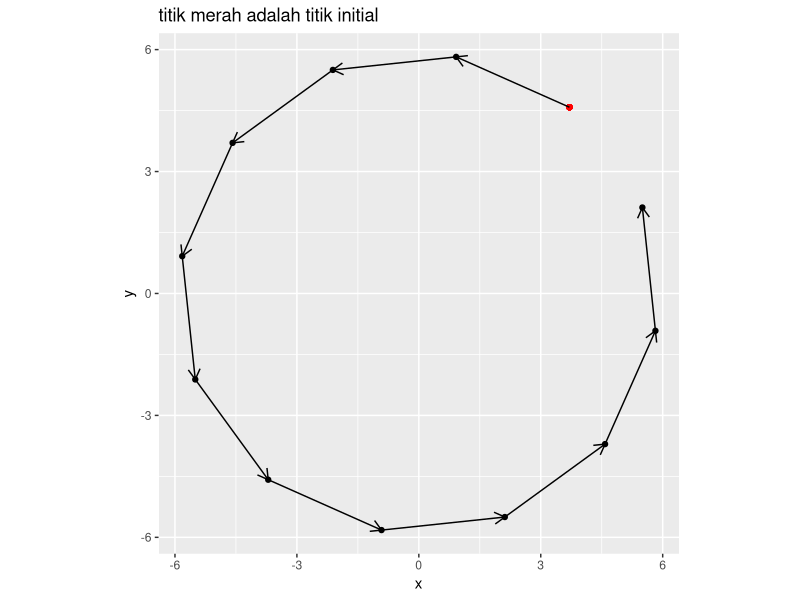
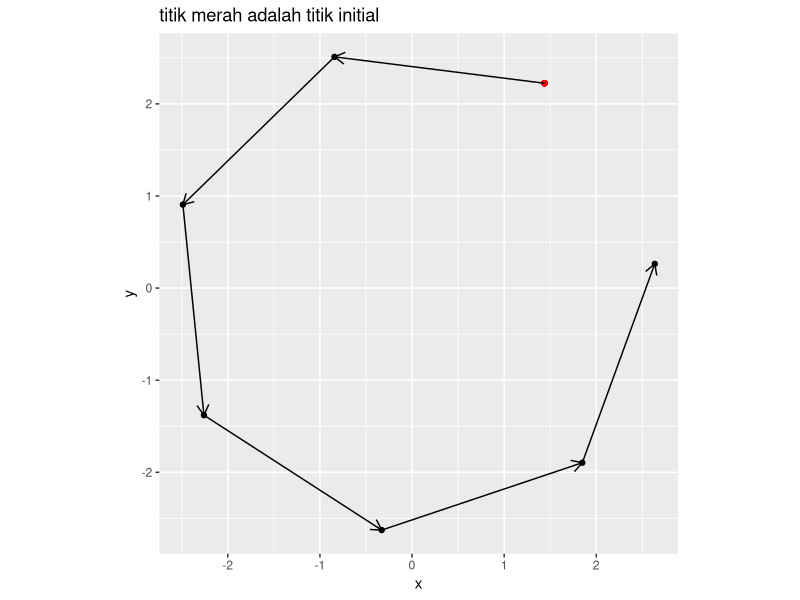
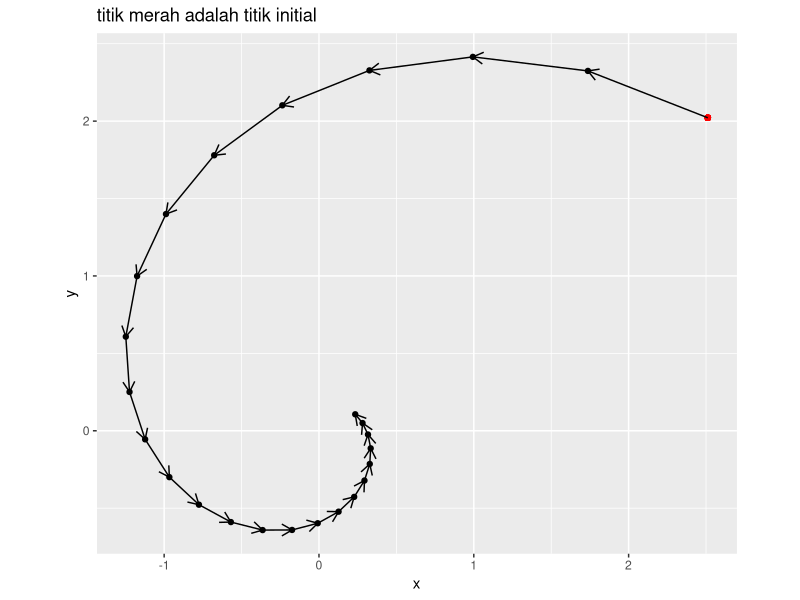
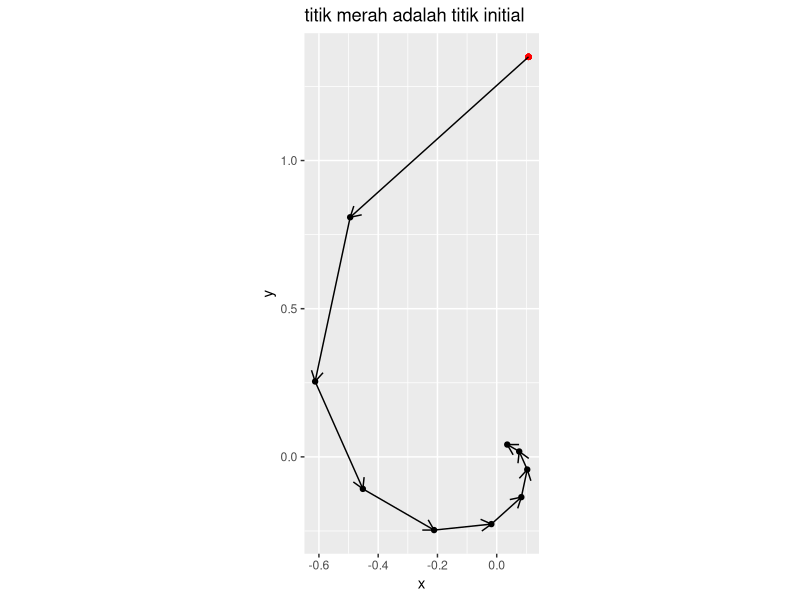
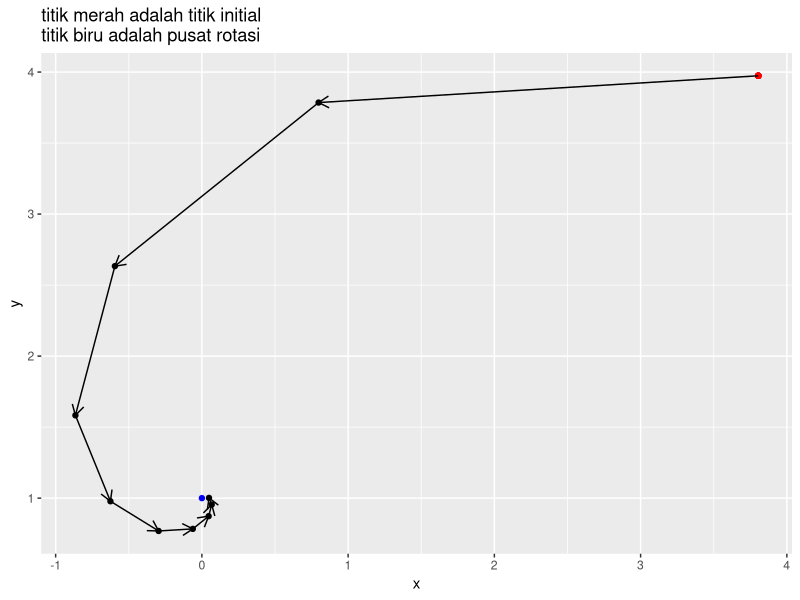
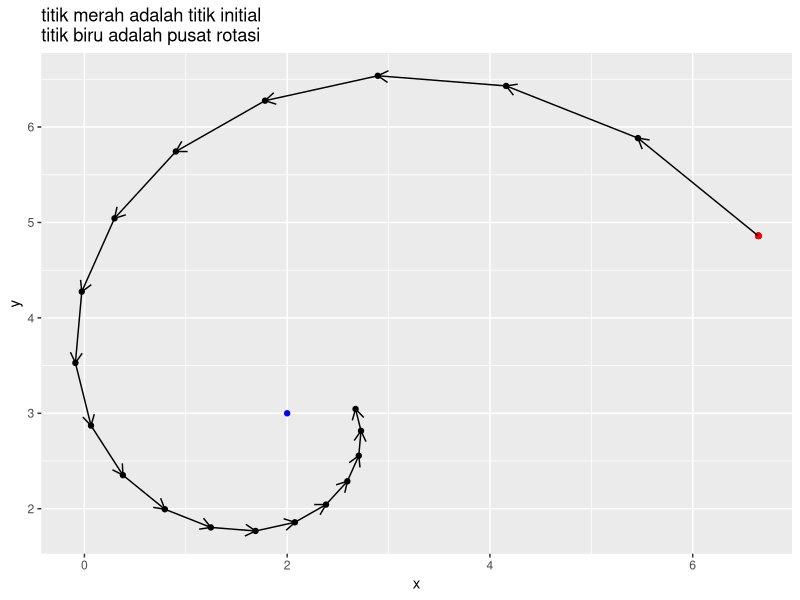
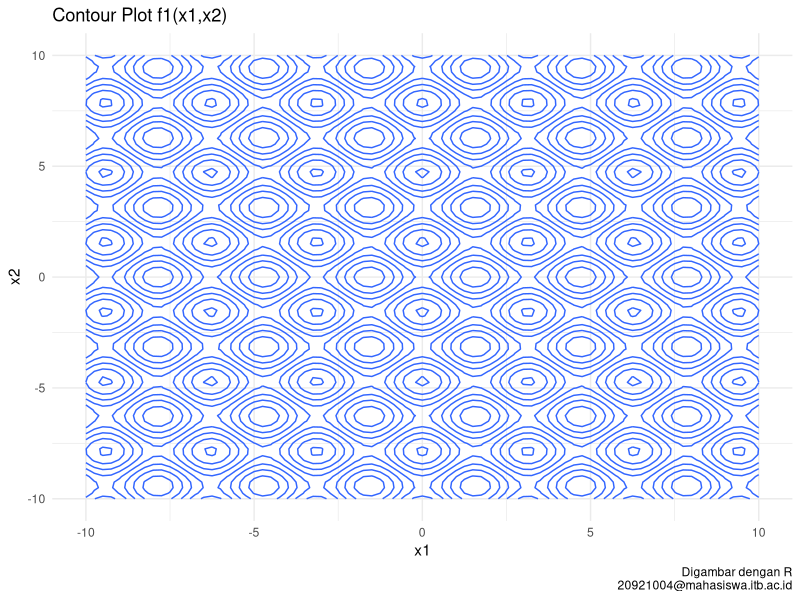
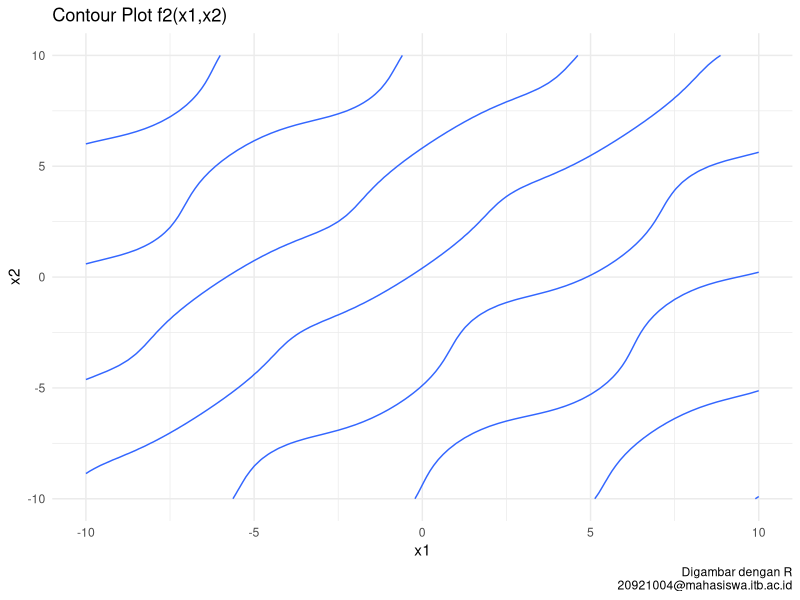

The R source for these figures, in order:
## ---- chunk 1
rm(list=ls())
options(digits = 6)
set.seed(20921004)
library(dplyr)
library(ggplot2)
## ---- chunk 2
# function untuk random titik
rand_titik = function(a,b){
  runif(2,a,b)
}
## ---- chunk 3
# mendefinisikan program
rotasi_kan = function(x0,rot){
  # menghitung theta
  theta = 2*pi/rot

  # definisi matriks rotasi
  A = matrix(c(cos(theta),-sin(theta),
             sin(theta),cos(theta)),
           ncol = 2,byrow = T)
  
  # membuat template
  temp = vector("list")
  temp[[1]] = x0

  # proses rotasi
  for(i in 2:rot){
    xk = A %*% x0
    temp[[i]] = xk
    x0 = xk
  }
  
  # membuat template data frame
  final = data.frame(x = rep(NA,rot),
                     y = rep(NA,rot))
  
  # gabung data dari list
  for(i in 1:rot){
    tempura = temp[[i]]
    final$x[i] = tempura[1]
    final$y[i] = tempura[2]
  }

  # membuat plot
  plot = 
    ggplot() +
    geom_point(aes(x,y),data = final) +
    geom_point(aes(x[1],y[1]),
               data = final,
               color = "red") +
    coord_equal() +
    labs(title = "titik merah adalah titik initial") 
  
  # enrich dengan garis panah
  panah = data.frame(
    x_start = final$x[1:(rot-1)],
    x_end = final$x[2:rot],
    y_start = final$y[1:(rot-1)],
    y_end = final$y[2:rot]
  )
  # menambahkan garis panah ke plot
  plot = 
    plot + 
    geom_segment(aes(x = x_start,
                 xend = x_end,
                 y = y_start,
                 yend = y_end),
                 data = panah,
                 arrow = arrow(length = unit(.3,"cm"))
                 )
  
  # menyiapkan output
  list("Grafik rotasi" = plot,
       "Titik-titik rotasi" = final)
  }
## ---- chunk 4
# uji coba
rot = 12 # berapa banyak rotasi
x0 = rand_titik(0,10) # generate random titik

rotasi_kan(x0,rot)
## ---- chunk 5
# uji coba
rot = 7 # berapa banyak rotasi
x0 = rand_titik(0,10) # generate random titik

rotasi_kan(x0,rot)
## ---- chunk 6
# mendefinisikan program
rotasi_konstraksi_kan = function(x0,rot,r){
  # menghitung theta
  theta = 2*pi/rot

  # definisi matriks rotasi
  A = matrix(c(cos(theta),-sin(theta),
             sin(theta),cos(theta)),
           ncol = 2,byrow = T)
  
  # membuat template
  temp = vector("list")
  temp[[1]] = x0

  # proses rotasi dan konstraksi
  for(i in 2:rot){
    xk = A %*% x0
    xk = r * xk
    temp[[i]] = xk
    x0 = xk
  }
  
  # membuat template data frame
  final = data.frame(x = rep(NA,rot),
                     y = rep(NA,rot))
  
  # gabung data dari list
  for(i in 1:rot){
    tempura = temp[[i]]
    final$x[i] = tempura[1]
    final$y[i] = tempura[2]
  }

  # membuat plot
  plot = 
    ggplot() +
    geom_point(aes(x,y),data = final) +
    geom_point(aes(x[1],y[1]),
               data = final,
               color = "red") +
    coord_equal() +
    labs(title = "titik merah adalah titik initial") 
  
  # enrich dengan garis panah
  panah = data.frame(
    x_start = final$x[1:(rot-1)],
    x_end = final$x[2:rot],
    y_start = final$y[1:(rot-1)],
    y_end = final$y[2:rot]
  )
  # menambahkan garis panah ke plot
  plot = 
    plot + 
    geom_segment(aes(x = x_start,
                 xend = x_end,
                 y = y_start,
                 yend = y_end),
                 data = panah,
                 arrow = arrow(length = unit(.3,"cm"))
                 )
  
  # menyiapkan output
  list("Grafik rotasi" = plot,
       "Titik-titik rotasi" = final)
  }
## ---- chunk 7
# uji coba
rot = 25 # berapa banyak rotasi
x0 = rand_titik(0,4) # generate random titik
r = .9
rotasi_konstraksi_kan(x0,rot,r)
## ---- chunk 8
# uji coba
rot = 10 # berapa banyak rotasi
x0 = rand_titik(0,4) # generate random titik
r = .7
rotasi_konstraksi_kan(x0,rot,r)
## ---- chunk 9
# mendefinisikan program
rotasi_konstraksi_pusat_kan = function(x0,rot,r,x_bin){
  # pusat rotasi
  pusat = x_bin

  # menghitung theta
  theta = 2*pi/rot

  # definisi matriks rotasi
  A = matrix(c(cos(theta),-sin(theta),
             sin(theta),cos(theta)),
           ncol = 2,byrow = T)
  
  # membuat template
  temp = vector("list")
  temp[[1]] = x0

  # proses rotasi dan konstraksi
  for(i in 2:rot){
    xk = A %*% (x0-pusat) # diputar dengan x_bin sebagai pusat
    xk = pusat + (r * xk)
    temp[[i]] = xk
    x0 = xk
  }
  
  # membuat template data frame
  final = data.frame(x = rep(NA,rot),
                     y = rep(NA,rot))
  
  # gabung data dari list
  for(i in 1:rot){
    tempura = temp[[i]]
    final$x[i] = tempura[1]
    final$y[i] = tempura[2]
  }

  # membuat plot
  plot = 
    ggplot() +
    geom_point(aes(x,y),data = final) +
    geom_point(aes(x[1],y[1]),
               data = final,
               color = "red") +
    geom_point(aes(x = pusat[1],
		   y = pusat[2]),
	       color = "blue") +
    labs(title = "titik merah adalah titik initial\ntitik biru adalah pusat rotasi") 
  
  # enrich dengan garis panah
  panah = data.frame(
    x_start = final$x[1:(rot-1)],
    x_end = final$x[2:rot],
    y_start = final$y[1:(rot-1)],
    y_end = final$y[2:rot]
  )
  # menambahkan garis panah ke plot
  plot = 
    plot + 
    geom_segment(aes(x = x_start,
                 xend = x_end,
                 y = y_start,
                 yend = y_end),
                 data = panah,
                 arrow = arrow(length = unit(.3,"cm"))
                 )
  
  # menyiapkan output
  list("Grafik rotasi" = plot,
       "Titik-titik rotasi" = final)
  }
## ---- chunk 10
# uji coba
rot = 10 # berapa banyak rotasi
x0 = rand_titik(0,4) # generate random titik
x_bintang = c(0,1) # contoh pusat rotasi
r = .6
rotasi_konstraksi_pusat_kan(x0,rot,r,x_bintang)
## ---- chunk 11
# uji coba
rot = 20 # berapa banyak rotasi
x0 = rand_titik(0,10) # generate random titik
x_bintang = c(2,3) # contoh pusat rotasi
r = .9
rotasi_konstraksi_pusat_kan(x0,rot,r,x_bintang)
## ---- chunk 12
soa_mrf = function(N,	  # banyak titik
		   x1_d,  # batas bawah x1
		   x1_u,  # batas atas x1
		   x2_d,  # batas bawah x2
		   x2_u,  # batas atas x2
		   rot,	  # berapa banyak rotasi
		   k_max, # iterasi maks
		   r){	  # berapa rate konstraksi
		   
# N pasang titik random di selang [a,b] di R2
x1 = runif(N,x1_d,x1_u)
x2 = runif(N,x2_d,x2_u)

# hitung theta
theta = 2*pi / rot

# definisi matriks rotasi
A = matrix(c(cos(theta),-sin(theta),
             sin(theta),cos(theta)),
           ncol = 2,byrow = T)

# bikin data frame
temp = data.frame(x1,x2) %>% mutate(f = f(x1,x2))

# proses iterasi
for(i in 1:k_max){
  # mencari titik x* dengan min(f)
  f_min = 
	temp %>% 
	filter(f == min(f))
  pusat = c(f_min$x1,f_min$x2)

  for(j in 1:N){
	# kita akan ambil titiknya satu persatu
	x0 = c(temp$x1[j],temp$x2[j])
	
	# proses rotasi dan konstraksi terhadap pusat x*
	xk = A %*% (x0-pusat) # diputar dengan x_bin sebagai pusat
        xk = pusat + (r * xk)
	
	# proses mengembalikan nilai ke temp
	temp$x1[j] = xk[1]
	temp$x2[j] = xk[2]
	}
    
    # hitung kembali nilai f(x1,x2)
    temp = temp %>% mutate(f = f(x1,x2))
    }

# proses output hasil
output = temp %>% filter(f == min(f))
return(output)
}

## ---- chunk 13
# definisi
N = 50
a = -4 # x1 dan x2 punya batas bawah yang sama
b = 4  # x1 dan x2 punya batas atas yang sama
k_max = 60
r = .8
rot = 20
f = function(x1,x2){
	((x1^4 - 16 * x1^2 + 5 * x1)/2) + ((x2^4 - 16 * x2^2 + 5* x2)/2)
	}

# solving
soa_mrf(N,a,b,a,b,rot,k_max,r)
## ---- chunk 14
soa_mrf_2 = function(N,	  # banyak titik
		     x1_d,  # batas bawah x1
		     x1_u,  # batas atas x1
		     x2_d,  # batas bawah x2
		     x2_u,  # batas atas x2
		     rot,   # berapa banyak rotasi
		     k_max, # iterasi maks
		     r){    # berapa rate konstraksi
		   
# N pasang titik random di selang [a,b] di R2
x1 = runif(N,x1_d,x1_u)
x2 = runif(N,x2_d,x2_u)

# hitung theta
theta = 2*pi / rot

# definisi matriks rotasi
A = matrix(c(cos(theta),-sin(theta),
             sin(theta),cos(theta)),
           ncol = 2,byrow = T)

# bikin data frame
temp = data.frame(x1,x2) %>% mutate(f = f(x1,x2))

# proses iterasi
for(i in 1:k_max){
  # mencari titik x* dengan max(f)
  f_min = 
	temp %>% 
	filter(f == max(f))
  pusat = c(f_min$x1,f_min$x2)

  for(j in 1:N){
	# kita akan ambil titiknya satu persatu
	x0 = c(temp$x1[j],temp$x2[j])
	
	# proses rotasi dan konstraksi terhadap pusat x*
	xk = A %*% (x0-pusat) # diputar dengan x_bin sebagai pusat
        xk = pusat + (r * xk)
	
	# proses mengembalikan nilai ke temp
	temp$x1[j] = xk[1]
	temp$x2[j] = xk[2]
	}
    
    # hitung kembali nilai f(x1,x2)
    temp = temp %>% mutate(f = f(x1,x2))
    }

# proses output hasil
output = temp %>% filter(f == min(f))
return(output)
}

## ---- chunk 15
# fungsi plot
# untuk contour plot
ikanx = function(f,a,b){
  x = seq(a,b,by = .25)

  temp_plot =
    expand.grid(x,x) %>%
    rename(x = Var1,
           y = Var2) %>%
    mutate(z = f(x,y))

  temp_plot %>%
     ggplot(aes(x = x,y = y,z = z)) +
     geom_contour() +
     theme_minimal() +
     labs(x = "x1",y = "x2",
	  caption = "Digambar dengan R\n20921004@mahasiswa.itb.ac.id")
}

# untuk sistem persamaan
ikanx_2 = function(f,a,b){
  x = seq(a,b,by = .025)

  temp_plot =
    expand.grid(x,x) %>%
    rename(x = Var1,
           y = Var2) %>%
    mutate(z = f(x,y)) %>%
    filter(round(z,1) == 0)

  return(temp_plot)
}


## ---- chunk 16
f1 = function(x1,x2){cos(2* x1) - cos(2*x2) - 0.4}
ikanx(f1,-10,10) + labs(title = "Contour Plot f1(x1,x2)")
## ---- chunk 17
f2 = function(x1,x2){2*(x2 - x1) + sin(x2) - sin(x1) - 1.2}
ikanx(f2,-10,10) + labs(title = "Contour Plot f2(x1,x2)")
## ---- chunk 18
df1 = ikanx_2(f1,-10,10)
df2 = ikanx_2(f2,-10,10)

ggplot() +
  geom_point(data = df1, aes(x,y),color = "steelblue",size = .25) +
  geom_point(data = df2, aes(x,y),color = "darkgreen",size = .25) +
  theme_minimal() +
  labs(x = "x1",y = "x2",
       title = "Plot f1 dan f2",
       caption = "Digambar dengan R\n20921004@mahasiswa.itb.ac.id")
## ---- chunk 19
# fungsi f1 dan f2 dari soal
f1 = function(x1,x2){cos(2* x1) - cos(2*x2) - 0.4}
f2 = function(x1,x2){2*(x2 - x1) + sin(x2) - sin(x1) - 1.2}

# membuat F(x)
# saya notasikan sebagai f kecil
f = function(x1,x2){
  sum = abs(f1(x1,x2)) + abs(f2(x1,x2))
  bawah = 1 + sum
  hasil = 1/bawah
  return(hasil)
}
## ---- chunk 20
# solving
N = 50
a = -10  # x1 dan x2 punya batas yang sama
b = 10   # x1 dan x2 punya batas yang sama
rot = 20
k_max = 60
r = .8
soa_mrf_2(N,a,b,a,b,rot,k_max,r)
## ---- chunk 21
f1 = function(x1,x2){sin(x1)*cos(x2) + 2*cos(x1)*sin(x2)}
ikanx(f1,0,2*pi) + labs(title = "Contour Plot f1(x1,x2)")
## ---- chunk 22
f2 = function(x1,x2){cos(x1)*sin(x2) + 2*sin(x1)*cos(x2)}
ikanx(f2,0,2*pi) + labs(title = "Contour Plot f2(x1,x2)")
## ---- chunk 23
df1 = ikanx_2(f1,-10,10)
df2 = ikanx_2(f2,-10,10)

ggplot() +
  geom_point(data = df1, aes(x,y),color = "steelblue",size = .25) +
  geom_point(data = df2, aes(x,y),color = "darkgreen",size = .25) +
  theme_minimal() +
  labs(x = "x1",y = "x2",
       title = "Plot f1 dan f2",
       caption = "Digambar dengan R\n20921004@mahasiswa.itb.ac.id")
## ---- chunk 24
f1 = function(x,y){0.5*sin(x*y) - 0.25*(y)/(pi) - 0.5*x}
ikanx(f1,-20,5) + labs(title = "Contour Plot g1(x,y)")
## ---- chunk 25
f2 = function(x,y){(1 - .25/pi)*(exp(2*x)-exp(1)) + exp(1)*(y/pi) - 2*exp(1)*x}
ikanx(f2,-20,5) + labs(title = "Contour Plot g2(x,y)")
## ---- chunk 26
df1 = ikanx_2(f1,-20,5)
df2 = ikanx_2(f2,-20,5)

ggplot() +
  geom_point(data = df1, aes(x,y),color = "steelblue",size = .25) +
  geom_point(data = df2, aes(x,y),color = "darkgreen",size = .25) +
  theme_minimal() +
  labs(x = "x",y = "y",
       title = "Plot g1 dan g2",
       caption = "Digambar dengan R\n20921004@mahasiswa.itb.ac.id")
